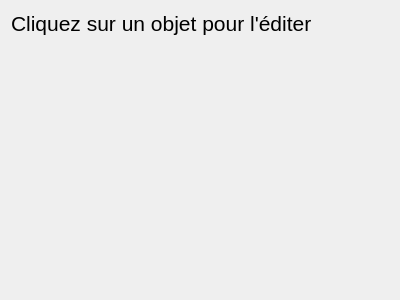
<?xml version="1.0" encoding="UTF-8"?>
<ui version="4.0">
 <class>PanneauAction</class>
 <widget class="QWidget" name="PanneauAction">
  <property name="geometry">
   <rect>
    <x>0</x>
    <y>0</y>
    <width>400</width>
    <height>300</height>
   </rect>
  </property>
  <property name="windowTitle">
   <string>Form</string>
  </property>
  <layout class="QVBoxLayout" name="verticalLayout_2">
   <item>
    <widget class="QLabel" name="titre">
     <property name="sizePolicy">
      <sizepolicy hsizetype="Preferred" vsizetype="Maximum">
       <horstretch>0</horstretch>
       <verstretch>0</verstretch>
      </sizepolicy>
     </property>
     <property name="styleSheet">
      <string notr="true">font: 16pt;</string>
     </property>
     <property name="text">
      <string>Cliquez sur un objet pour l'éditer</string>
     </property>
    </widget>
   </item>
   <item>
    <layout class="QVBoxLayout" name="contenu"/>
   </item>
   <item>
    <spacer name="verticalSpacer">
     <property name="orientation">
      <enum>Qt::Vertical</enum>
     </property>
     <property name="sizeHint" stdset="0">
      <size>
       <width>20</width>
       <height>40</height>
      </size>
     </property>
    </spacer>
   </item>
  </layout>
 </widget>
 <resources/>
 <connections/>
</ui>
